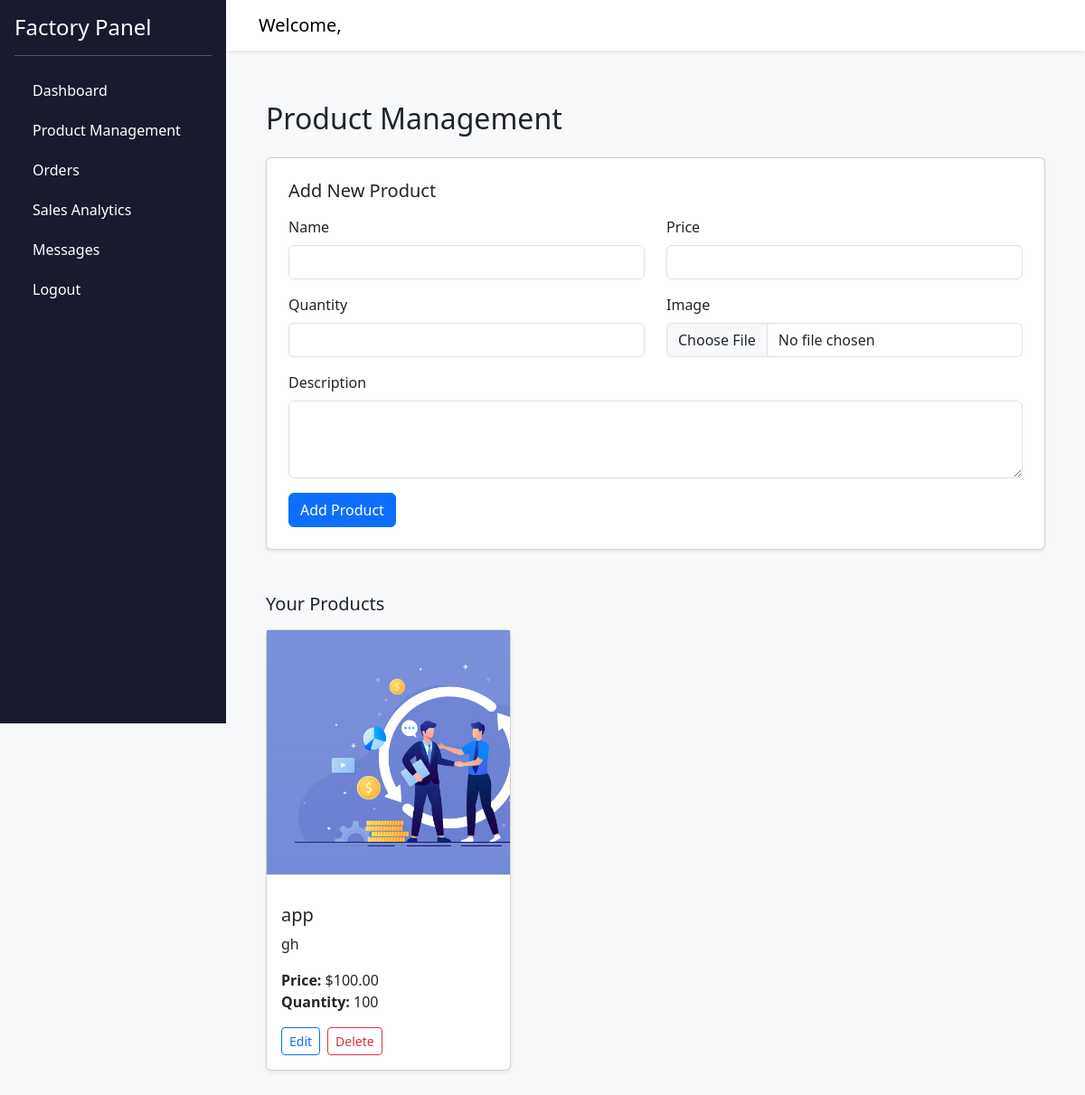
Before: /products (signed in) with the older database file.
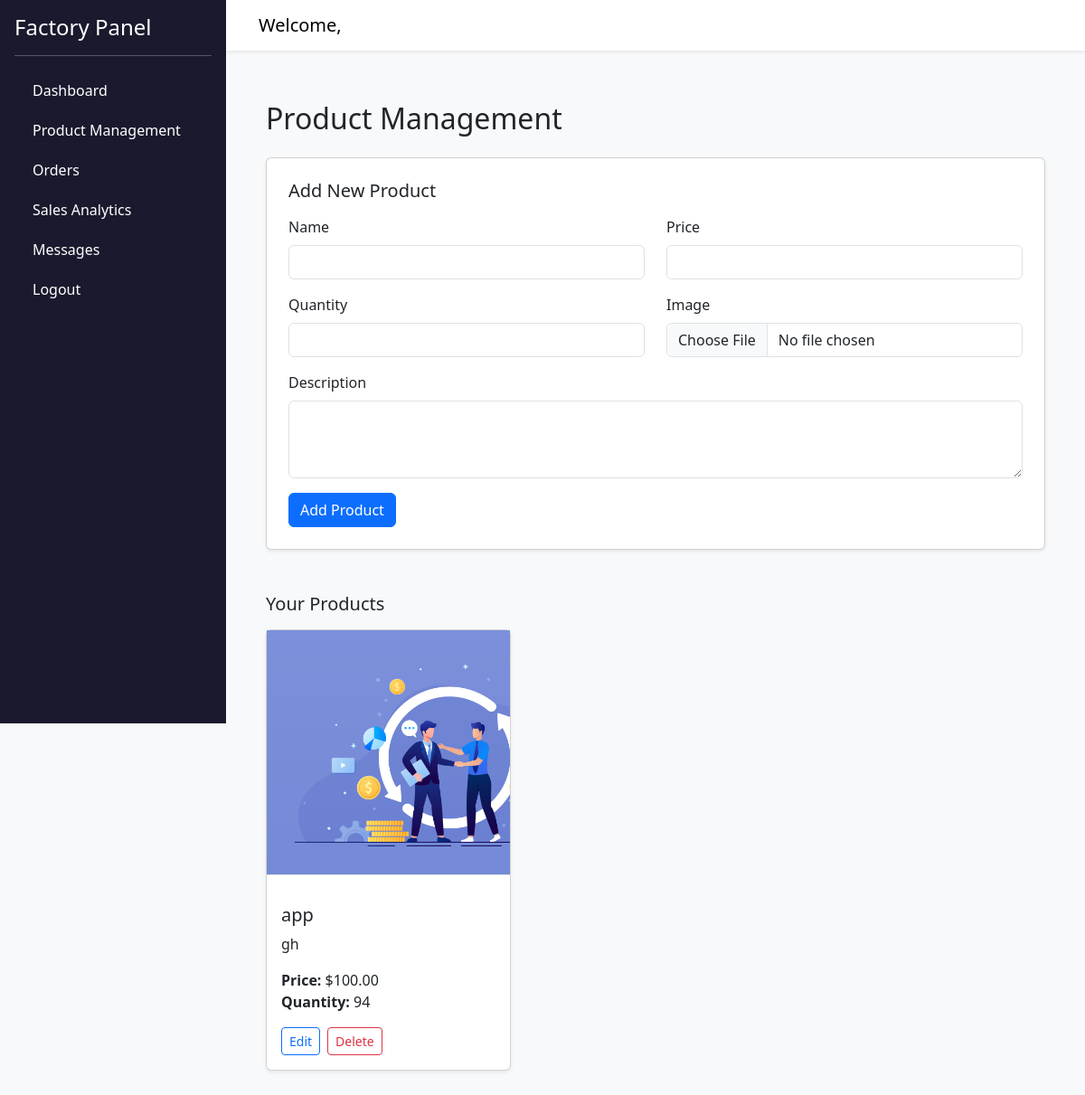
After: the same page with the newer database file.
### models.py (models this page shows)
class Product(db.Model):
    __tablename__ = 'products'
    id = db.Column(db.Integer, primary_key=True)
    factory_id = db.Column(db.Integer, db.ForeignKey('factories.id'), nullable=False)
    name = db.Column(db.String(120), nullable=False)
    description = db.Column(db.Text)
    image_url = db.Column(db.String(255))
    quantity = db.Column(db.Integer, default=0)
    price = db.Column(db.Float, nullable=False)
    created_at = db.Column(db.DateTime, default=datetime.utcnow)
    ratings = db.relationship('Rating', backref='product', cascade="all, delete-orphan")
    comments = db.relationship('Comment', backref='product', cascade="all, delete-orphan")
    wishlist_items = db.relationship('Wishlist', backref='product', cascade="all, delete-orphan")
    cart_items = db.relationship('CartItem', backref='product', cascade="all, delete-orphan")

### routes/dashboard_routes.py (the view, shortened to what this page needs)
@dashboard_bp.route('/products', methods=['GET', 'POST'], endpoint='products')
def products():
    if 'user_id' not in session:
        flash('Please log in first.', 'error')
        logger.debug("No user_id in session")
        return redirect(url_for('auth.index'))
    user = User.query.get(session['user_id'])
    if not user or not user.factory:
        flash('No factory linked to this user.', 'error')
        logger.debug(f"User {user.id if user else 'None'} has no factory")
        return redirect(url_for('auth.index'))
    factory = user.factory
    try:
        products = factory.products if factory.products is not None else []
        return render_template('products.html', user=user, products=products)
    except Exception as e:
        db.session.rollback()
        logger.error(f"Error in products route for user {user.id}: {str(e)}", exc_info=True)
        flash('An error occurred while managing products.', 'error')
        return redirect(url_for('auth.index'))

### templates/products.html
{% extends 'base.html' %}
{% block content %}
<div class="container mt-4">
    <h2 class="mb-4">Product Management</h2>
    <div class="card p-4 shadow-sm mb-5">
        <h5 class="mb-3">Add New Product</h5>
        <form method="POST" enctype="multipart/form-data">
            <div class="row">
                <div class="col-md-6 mb-3">
                    <label for="name" class="form-label">Name</label>
                    <input id="name" type="text" name="name" class="form-control" required>
                </div>
                <div class="col-md-6 mb-3">
                    <label for="price" class="form-label">Price</label>
                    <input id="price" type="number" name="price" step="0.01" class="form-control" required>
                </div>
                <div class="col-md-6 mb-3">
                    <label for="quantity" class="form-label">Quantity</label>
                    <input id="quantity" type="number" name="quantity" class="form-control" required>
                </div>
                <div class="col-md-6 mb-3">
                    <label for="image" class="form-label">Image</label>
                    <input id="image" type="file" name="image" class="form-control" accept="image/*" required>
                </div>
                <div class="col-md-12 mb-3">
                    <label for="description" class="form-label">Description</label>
                    <textarea id="description" name="description" class="form-control" rows="3"></textarea>
                </div>
                <div class="col-md-12">
                    <button type="submit" class="btn btn-primary">Add Product</button>
                </div>
            </div>
        </form>
    </div>
    <h5 class="mb-3">Your Products</h5>
    {% if products %}
    <div class="row">
        {% for product in products %}
        <div class="col-md-4 mb-4">
            <div class="card h-100 shadow-sm">
                <div class="product-image-wrapper mb-3" style="height: 200px; overflow: hidden; display: flex; align-items: center; justify-content: center;">
                    {% if product.image_url %}
                        <img src="{{ url_for('static', filename=product.image_url) }}" alt="{{ product.name }}" style="max-height: 100%; width: auto; object-fit: contain;">
                    {% else %}
                        <div class="no-image-placeholder text-muted" style="font-style: italic;">No Image</div>
                    {% endif %}
                </div>
                <div class="card-body d-flex flex-column">
                    <h5 class="card-title">{{ product.name }}</h5>
                    <p class="card-text">{{ product.description or 'No description.' }}</p>
                    <p><strong>Price:</strong> ${{ '%.2f' % product.price }}<br>
                       <strong>Quantity:</strong> {{ product.quantity }}</p>
                    <div class="mt-auto d-flex gap-2">
                        <a href="{{ url_for('dashboard.edit_product', product_id=product.id) }}" class="btn btn-sm btn-outline-primary">Edit</a>
                        <form method="POST" action="{{ url_for('dashboard.delete_product', product_id=product.id) }}" class="d-inline" onsubmit="return confirm('Are you sure you want to delete this product?');">
                            <button type="submit" class="btn btn-sm btn-outline-danger">Delete</button>
                        </form>
                    </div>
                </div>
            </div>
        </div>
        {% endfor %}
    </div>
    {% else %}
    <div class="text-center mt-4">
        <p class="text-muted">You have no products yet.</p>
    </div>
    {% endif %}
</div>
{% endblock %}

Changed rows visible on the page:
changed Product "app": quantity "100" → "94"
